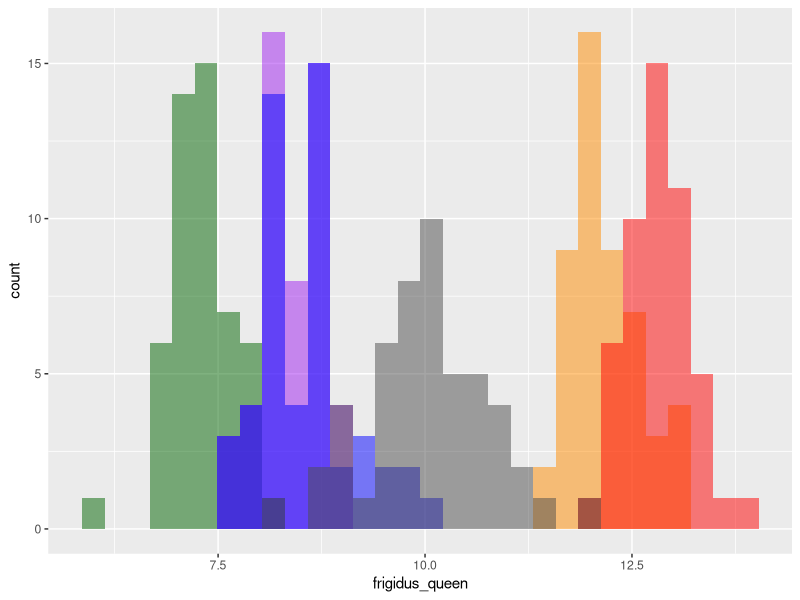

R code for this plot: (Note: this script raises an error after producing the figure.)
## Code to imulate proboscis lengths for six species of Bombus.
## Means and standard deviations are from Table 10 of Macior 1974 (page 59).
## Macior mesured 50 individuals for most species and castes, so
## I set all to 50 for purpose of the exercise.

## I generate data for queen and worker castes but I currently
## save only the queen data. Workers have shorter proboscis on
## average but qualitative results are the same.

library(tidyverse)
#library(ggthemes)

frigidus_queen <- rnorm(mean = 7.27, sd = 0.37, n = 50)
frigidus_worker <- rnorm(mean = 5.73, sd = 0.40, n = 50)
frigidus_queen <- round(frigidus_queen, digits = 1)

bifarius_queen <- rnorm(mean = 8.38, sd = 0.40, n = 50)
bifarius_worker <- rnorm(mean = 5.75, sd = 0.37, n = 50)
bifarius_queen <- round(bifarius_queen, digits = 1)

sylvicola_queen <- rnorm(mean = 8.50, sd = 0.48, n = 50)
sylvicola_worker <- rnorm(mean = 5.79, sd = 0.58, n = 50)
sylvicola_queen <- round(sylvicola_queen, digits = 1)

flavifrons_queen <- rnorm(mean = 10.23, sd = 0.71, n = 50)
flavifrons_worker <- rnorm(mean = 7.81, sd = 0.80, n = 50)
flavifrons_queen <- round(flavifrons_queen, digits = 1)

# Name change per Williams et al 2015
# Pyke 1982 used B. kirbyellus, which was later considered a 
# synonym of B. balteatus. Pyke et al. 2012 used B. balteatus.
kirbiellus_queen <- rnorm(mean = 12.11, sd = 0.40, n = 50)
kirbiellus_worker <- rnorm(mean = 9.36, sd = 0.62, n = 50)
kirbiellus_queen <- round(kirbiellus_queen, digits = 1)


appositus_queen <- rnorm(mean = 12.81, sd = 0.38, n = 50)
appositus_worker <- rnorm(mean = 10.48, sd = 0.95, n = 50)
appositus_queen <- round(appositus_queen, digits = 1)


# Check the distribution of queens so that they
# are approximately normal, w/o obvious outliers.
ggplot() +
  geom_histogram(aes(x = frigidus_queen), bg = "darkgreen", alpha = 0.5) +
  geom_histogram(aes(x = bifarius_queen), bg = "purple", alpha = 0.5) +
  geom_histogram(aes(x = kirbiellus_queen), bg = "darkorange", alpha = 0.5) +
  geom_histogram(aes(x = appositus_queen), bg = "red", alpha = 0.5) +
  geom_histogram(aes(x = sylvicola_queen), bg = "blue", alpha = 0.5) +
  geom_histogram(aes(x = flavifrons_queen), bg = "gray30", alpha = 0.5)

# Same for workers
ggplot() +
  geom_histogram(aes(x = frigidus_worker), bg = "darkgreen", alpha = 0.5) +
  geom_histogram(aes(x = bifarius_worker), bg = "purple", alpha = 0.5) +
  geom_histogram(aes(x = kirbyellus_worker), bg = "darkorange", alpha = 0.5) +
  geom_histogram(aes(x = appositus_worker), bg = "red", alpha = 0.5) +
  geom_histogram(aes(x = sylvicola_worker), bg = "blue", alpha = 0.5) +
  geom_histogram(aes(x = flavifrons_worker), bg = "gray30", alpha = 0.5)


# Make tibble of queens for class use
bees_df <- tibble(appositus = appositus_queen, 
                  bifarius = bifarius_queen, 
                  flavifrons = flavifrons_queen,
                  frigidus = frigidus_queen, 
                  kirbiellus = kirbiellus_queen, 
                  sylvicola = sylvicola_queen)

# Save the file.
write_csv(bees_df, "bombus_queen_proboscis_lengths.csv")


## Read in data to plot
bombus_raw <- read_csv("bombus_queen_proboscis_lengths.csv")

bombus <- bombus_raw %>% 
  select(-flavifrons) %>% 
  gather(key = species, 
         value = length)

bomb <- bombus %>% 
  group_by(species) %>% 
  summarise(mean = mean(length),
            stdev = sd(length)) %>% 
#  add_row(species = "example", mean = 10.0, stdev = 0.3) %>% 
  mutate(species = factor(species, 
                          levels = c(#"example", 
                                     "appositus", 
                                     "bifarius", 
                                     "frigidus",
                                     "kirbiellus",
                                     "sylvicola"),
                          ordered = TRUE))

example_df <- tibble(species = "example", 
                     mean = 10, 
                     stdev = 0.3) %>% 
  mutate(species = factor(species, levels = "example", ordered = TRUE))

bomb %>% 
  ggplot() +
  geom_linerange(aes(x = species,
                     ymin = mean - stdev,
                     ymax = mean + stdev)) + 
  geom_point(aes(x = species,
                 y = mean)) +
  geom_point(data = example_df,
             aes(x = species,
                 y = mean)) +
  labs(y = "Mean (mm)",
       x = NULL) +
  theme_bw() +
  theme(axis.text.x = element_text(face = "italic")) +
  theme(panel.grid.minor.y = element_line(color = "gray90", size = 0.2)) +
  theme(panel.grid.major.y = element_line(color = "gray90", size = 0.2)) +
  scale_y_continuous(minor_breaks = seq(6, 14, 0.1), 
                     breaks = seq(6,14,1)) +
  expand_limits(y = c(7, 13))

example_df %>% 
  ggplot() +
  geom_linerange(aes(x = species,
                     ymin = mean - stdev,
                     ymax = mean + stdev)) + 
  geom_point(data = example_df,
             aes(x = species,
                 y = mean)) +
  labs(y = "Mean (mm)",
       x = NULL) +
  theme_bw() +
  theme(panel.grid.minor.y = element_line(color = "gray90", size = 0.2)) +
  theme(panel.grid.major.y = element_line(color = "gray90", size = 0.2)) +
  scale_y_continuous(minor_breaks = seq(6, 14, 0.1), 
                     breaks = seq(6,14,1)) +
  expand_limits(y = c(6.8,13.2))

## Not used right now.

# Simualting coralla depths shown in Table 1 of 
# Pleasants 1980. Ecology 61: 1446-1459.
bifarius_corolla <- rnorm(mean = 5.38, sd = 0.1, n = 20)
kirbyellus_corolla <- rnorm(mean = 14.18, sd = 0.1, n = 20)
appositus_corolla <- rnorm(mean = 14.11, sd = 0.1, n = 20)


bee_queens <- c(mean(bifarius_queen), mean(kirbyellus_queen), mean(appositus_queen))
flower_corollas <- c(mean(bifarius_corolla), mean(kirbyellus_corolla), mean(appositus_corolla))

bf <- tibble(bee_queens, flower_corollas)
bf
ggplot() +
  geom_point(aes(x = bee_queens, y = flower_corollas))
